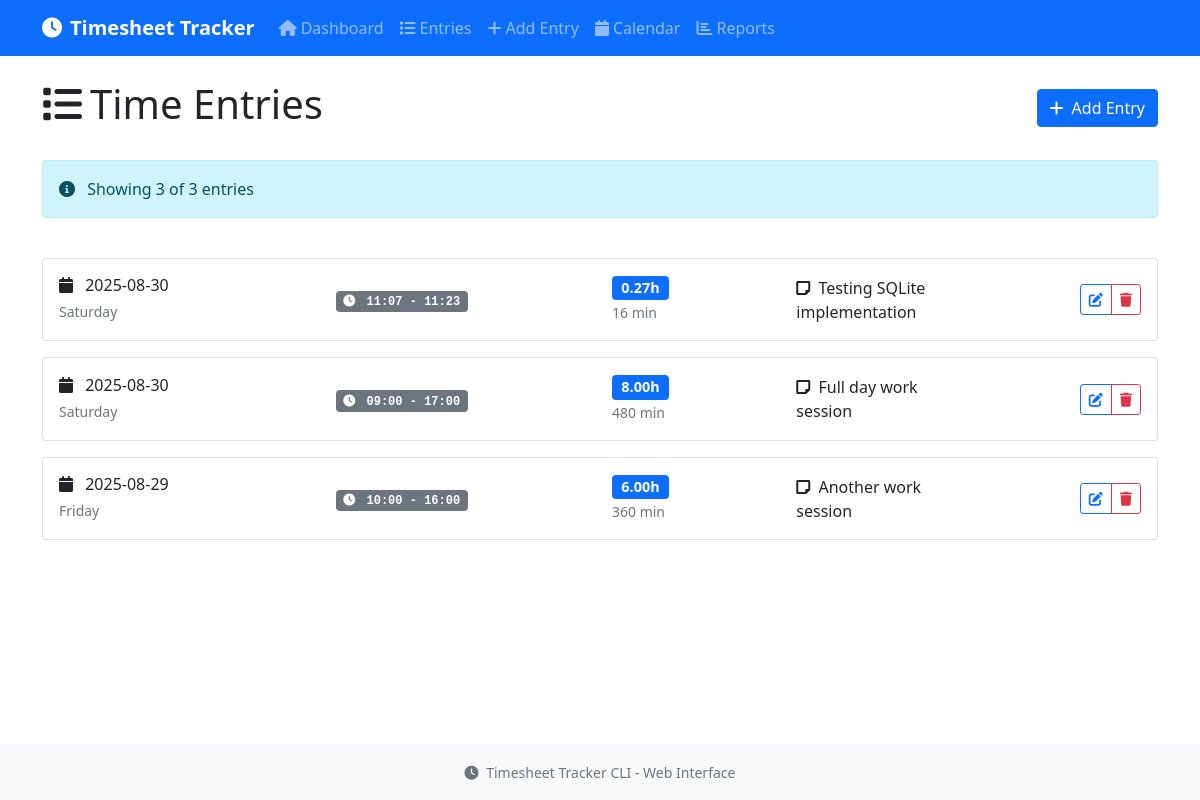
The page /entries on the database its author committed.
### tables this page shows
CREATE TABLE time_entries (
                    id INTEGER PRIMARY KEY AUTOINCREMENT,
                    start_time TEXT NOT NULL,
                    end_time TEXT,
                    description TEXT DEFAULT '',
                    created_at TEXT DEFAULT CURRENT_TIMESTAMP,
                    updated_at TEXT DEFAULT CURRENT_TIMESTAMP
                );

### web_app.py (the view)
@app.route('/entries')
def entries():
    page = request.args.get('page', 1, type=int)
    per_page = 20
    entries_with_ids = timesheet_manager.get_entries_with_ids()
    total_entries = len(entries_with_ids)
    start_idx = (page - 1) * per_page
    end_idx = start_idx + per_page
    entries_page = entries_with_ids[start_idx:end_idx]
    total_pages = (total_entries + per_page - 1) // per_page
    has_prev = page > 1
    has_next = page < total_pages
    return render_template('entries.html',
                         entries_with_ids=entries_page,
                         page=page,
                         total_pages=total_pages,
                         has_prev=has_prev,
                         has_next=has_next,
                         total_entries=total_entries)

### database.py (called while the page is built)
    def get_entries_with_ids(self, limit: int = None) -> List[Tuple[int, TimeEntry]]:
        with sqlite3.connect(self.db_path) as conn:
            cursor = conn.cursor()
            query = '''
                SELECT rowid, start_time, end_time, description
                FROM time_entries
                WHERE end_time IS NOT NULL
                ORDER BY start_time DESC
            '''
            if limit:
                query += f' LIMIT {limit}'
            cursor.execute(query)
            rows = cursor.fetchall()
            entries = []
            for row in rows:
                entry_id = row[0]
                start_time = datetime.fromisoformat(row[1])
                end_time = datetime.fromisoformat(row[2]) if row[2] else None
                entry = TimeEntry(start_time, end_time, row[3])
                entries.append((entry_id, entry))
            return entries

### timesheet.py (called while the page is built)
    def duration_minutes(self) -> int:
        if not self.end_time:
            return 0
        return int((self.end_time - self.start_time).total_seconds() / 60)

    def duration_hours(self) -> float:
        return self.duration_minutes() / 60

### timesheet_sqlite.py (called while the page is built)
    def get_entries_with_ids(self) -> List[tuple]:
        return self.db.get_entries_with_ids()

### templates/entries.html (shortened to what this page needs)
{% extends "base.html" %}
{% block content %}
<div class="row">
    <div class="col-12">
        <div class="d-flex justify-content-between align-items-center mb-4">
            <h1>
                <i class="fas fa-list me-2"></i>Time Entries
            </h1>
            <a href="{{ url_for('add_entry') }}" class="btn btn-primary">
                <i class="fas fa-plus me-2"></i>Add Entry
            </a>
        </div>
    </div>
</div>
<div class="row mb-4">
    <div class="col-12">
        <div class="alert alert-info">
            <i class="fas fa-info-circle me-2"></i>
            Showing {{ entries_with_ids|length }} of {{ total_entries }} entries
        </div>
    </div>
</div>
<div class="row">
    <div class="col-12">
        {% if entries_with_ids %}
            {% for entry_id, entry in entries_with_ids %}
                <div class="card entry-card mb-3" data-entry-id="{{ entry_id }}">
                    <div class="card-body">
                        <div class="row align-items-center">
                            <div class="col-md-3">
                                <h6 class="mb-1">
                                    <i class="fas fa-calendar me-2"></i>
                                    {{ entry.start_time.strftime('%Y-%m-%d') }}
                                </h6>
                                <small class="text-muted">
                                    {{ entry.start_time.strftime('%A') }}
                                </small>
                            </div>
                            <div class="col-md-3">
                                <span class="time-badge badge bg-secondary">
                                    <i class="fas fa-clock me-1"></i>
                                    {{ entry.start_time.strftime('%H:%M') }} -
                                    {{ entry.end_time.strftime('%H:%M') if entry.end_time else 'N/A' }}
                                </span>
                            </div>
                            <div class="col-md-2">
                                <span class="duration-badge badge bg-primary">
                                    {{ "%.2f"|format(entry.duration_hours()) }}h
                                </span>
                                <br>
                                <small class="text-muted">
                                    {{ entry.duration_minutes() }} min
                                </small>
                            </div>
                            <div class="col-md-2">
                                {% if entry.description %}
                                    <p class="mb-0">
                                        <i class="fas fa-sticky-note me-1"></i>
                                        {{ entry.description }}
                                    </p>
                                {% else %}
                                    <small class="text-muted">No description</small>
                                {% endif %}
                            </div>
                            <div class="col-md-2 text-end">
                                <div class="btn-group" role="group">
                                    <a href="{{ url_for('edit_entry_page', entry_id=entry_id) }}"
                                       class="btn btn-sm btn-outline-primary">
                                        <i class="fas fa-edit"></i>
                                    </a>
                                    <button class="btn btn-sm btn-outline-danger"
                                            onclick="deleteEntryById({{ entry_id }}, '{{ entry.start_time.strftime('%Y-%m-%d %H:%M') }}')">
                                        <i class="fas fa-trash"></i>
                                    </button>
                                </div>
                            </div>
                        </div>
                    </div>
                </div>
            {% endfor %}
        {% endif %}
    </div>
</div>
{% endblock %}

### templates/base.html (style rules this page uses)
.duration-badge { font-size: 0.9rem; }
.entry-card { transition: all 0.2s; }
.time-badge { font-family: 'Courier New', monospace; }

### rows shown on the page
time_entries: description "Testing SQLite implementation"
time_entries: description "Full day work session"
time_entries: description "Another work session"

### other values the page prints
{{ entries_with_ids|length }} "3"
{{ total_entries }} "3"
{{ entry.start_time.strftime('%Y-%m-%d') }} "2025-08-30" "2025-08-30" "2025-08-29"
{{ entry.start_time.strftime('%A') }} "Saturday" "Saturday" "Friday"
{{ entry.start_time.strftime('%H:%M') }} "11:07" "09:00" "10:00"
{{ entry.end_time.strftime('%H:%M') if entry.end_time else 'N/A' }} "11:23" "17:00" "16:00"
{{ "%.2f"|format(entry.duration_hours()) }} "0.27" "8.00" "6.00"
{{ entry.duration_minutes() }} "16" "480" "360"
